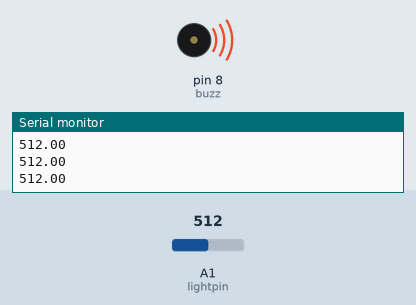
Simulated run of this sketch. Board: Arduino Uno, built with avr-gcc and run on an emulated ATmega328P. Shown: buzzer (waves = sounding), the last lines printed to the serial monitor. The test bench sets the inputs (shaded band); at power-on: A1 (lightpin) = 512.

Above: at 1.2 s.
1.3 s: A1 (lightpin) set to 345
At 1.9 s:
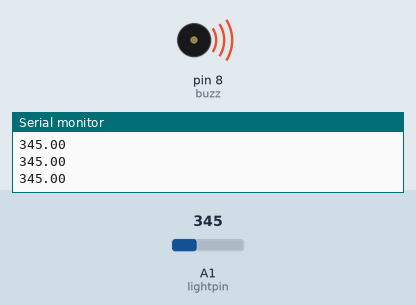
2.8 s: A1 (lightpin) set to 324
At 4.3 s:
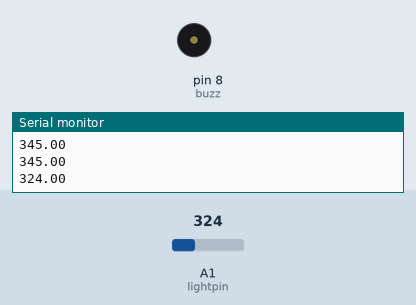
Timing chart, 0 to 5.8 s (numbered marks = the images above; inputs shaded):
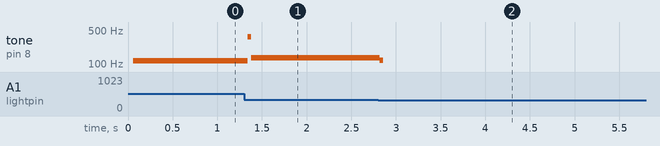

Measured:
- the behaviour switches between 334 and 333 on A1 (lightpin) (found by bisection; images 1 and 2)
- after the input at 1.3 s, tone on pin 8 (buzz): 117 Hz → 359 Hz at once, → 135 Hz 0.04 s later
- after the input at 2.8 s, tone on pin 8 (buzz): 135 Hz → 120 Hz at once, → silent 0.04 s later

The sketch:

using_photoResistors_LDR__buzzerTone.ino
```cpp
int lightpin=A1;
int buzz=8;
float lightval;
float delayT;

void setup() {
  // put your setup code here, to run once:
  pinMode(lightpin,INPUT);
  pinMode(buzz,OUTPUT);
Serial.begin(9600);
}

void loop() {
  // put your main code here, to run repeatedly:
lightval=analogRead(lightpin);
Serial.println(lightval);
delayT=((3./100.)*(lightval-400))+1;
digitalWrite(buzz,HIGH);
delay(delayT);
digitalWrite(buzz,LOW);
delay(delayT);
}
```
